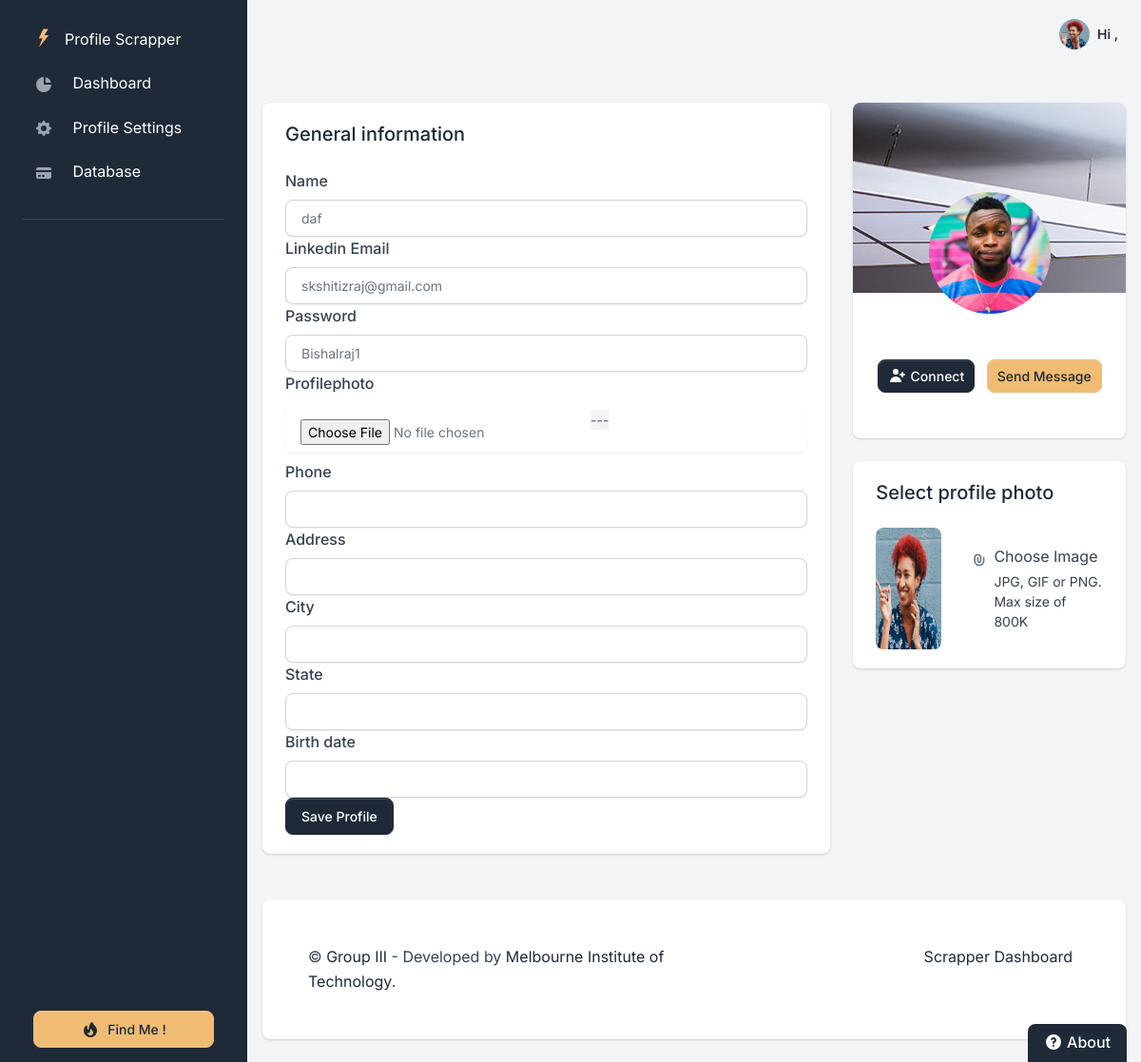
/profilesetting/4/, run on the app's committed database.
### apps/app/models.py (models this page shows)
class Profile(models.Model):
    user = models.OneToOneField(User, on_delete=models.CASCADE)
    Name = models.CharField(max_length=100, blank=True)
    Linkedin_Email = models.EmailField(max_length=254,null=True, blank=True)
    password = models.CharField(('password'), max_length=128,null=True, blank=True)
    profilephoto= models.ImageField(upload_to=None,null=True, blank=True, height_field=None, width_field=None, max_length=None)
    Phone=models.CharField(max_length=100, blank=True)
    Address = models.CharField(max_length=30, blank=True)
    City = models.CharField(max_length=30, blank=True)
    State = models.CharField(max_length=30, blank=True)
    birth_date = models.DateField(null=True, blank=True)

### apps/app/views.py (the view)
# urls.py: path('profilesetting/<slug:pk>/', views.PersonUpdateView.as_view(), name='profilesetting'),
class PersonUpdateView(UpdateView):
    model = Profile
    form_class = PersonForm
    template_name = 'settings.html'
    success_url= '/'

### apps/app/forms.py
class PersonForm(forms.ModelForm):
    class Meta:
        model = Profile
        fields = ('Name', 'Linkedin_Email', 'password','profilephoto', 'Phone','Address','City','State','birth_date')
    def __init__(self, *args, **kwargs):
        super().__init__(*args, **kwargs)
        self.helper = FormHelper()
        self.helper.form_method = 'post'
        self.helper.add_input(Submit('submit', 'Save Profile'))

### core/templates/settings.html (shortened to what this page needs)
{% extends "layouts/base.html" %}
{% load crispy_forms_tags %}
{% block content %}
    <div class="d-flex justify-content-between flex-wrap flex-md-nowrap align-items-center py-4">
    </div>
    <div class="row">
        <div class="col-12 col-xl-8">
            <div class="card card-body border-0 shadow mb-4">
                <h2 class="h5 mb-4">General information</h2>
              {% crispy form %}
            </div>
        </div>
        <div class="col-12 col-xl-4">
            <div class="row">
                <div class="col-12 mb-4">
                    <div class="card shadow border-0 text-center p-0">
                        <div class="card-body pb-5">
                            <img src="/static/assets/img/team/profile-picture-1.jpg" class="avatar-xl rounded-circle mx-auto mt-n7 mb-4" alt="Neil Portrait">
                            <a class="btn btn-sm btn-gray-800 d-inline-flex align-items-center me-2" href="#">
                                <svg class="icon icon-xs me-1" fill="currentColor" viewBox="0 0 20 20" xmlns="http://www.w3.org/2000/svg"><path d="M8 9a3 3 0 100-6 3 3 0 000 6zM8 11a6 6 0 016 6H2a6 6 0 016-6zM16 7a1 1 0 10-2 0v1h-1a1 1 0 100 2h1v1a1 1 0 102 0v-1h1a1 1 0 100-2h-1V7z"></path></svg>
                                Connect
                            </a>
                            <a class="btn btn-sm btn-secondary" href="#">Send Message</a>
                        </div>
                      </div>
                </div>
                <div class="col-12">
                    <div class="card card-body border-0 shadow mb-4">
                        <h2 class="h5 mb-4">Select profile photo</h2>
                        <div class="d-flex align-items-center">
                            <div class="me-3">
                                <img class="rounded avatar-xl" src="/static/assets/img/team/profile-picture-3.jpg" alt="change avatar">
                            </div>
                            <div class="file-field">
                                <div class="d-flex justify-content-xl-center ms-xl-3">
                                    <div class="d-flex">
                                        <svg class="icon text-gray-500 me-2" fill="currentColor" viewBox="0 0 20 20" xmlns="http://www.w3.org/2000/svg"><path fill-rule="evenodd" d="M8 4a3 3 0 00-3 3v4a5 5 0 0010 0V7a1 1 0 112 0v4a7 7 0 11-14 0V7a5 5 0 0110 0v4a3 3 0 11-6 0V7a1 1 0 012 0v4a1 1 0 102 0V7a3 3 0 00-3-3z" clip-rule="evenodd"></path></svg>
                                        <div class="d-md-block text-left">
                                            <div class="fw-normal text-dark mb-1">Choose Image</div>
                                            <div class="text-gray small">JPG, GIF or PNG. Max size of 800K</div>
                                        </div>
                                    </div>
                                </div>
                              </div>
                        </div>
                    </div>
                </div>
            </div>
        </div>
    </div>
{% endblock content %}

### data on the page
Profile: Name "daf", Linkedin_Email "skshitizraj@gmail.com", password "Bishalraj1"
